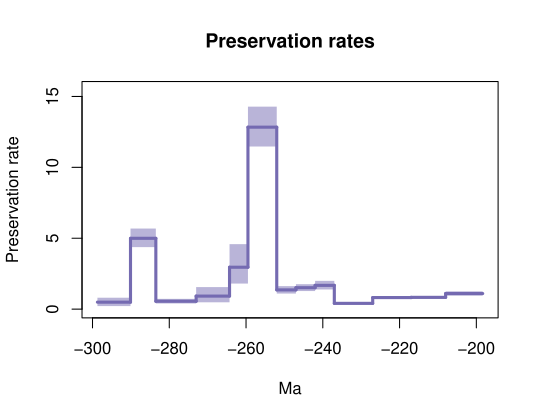

Write the R code that produced this figure.
library(scales)


#pdf(file='C:\Users\SimoesLabAdmin\Documents\BDNN_Arielli\reptilia\mcmc_no_predictors\A_mcmc_200_Iterations/reptilia_pyrate_10_A_mcmc_G_BD1-1_mcmc_RTT_Qrates.pdf',width=0.6*9, height=0.6*7)
#pdf with forward slashes
pdf(file='C:/Users/SimoesLabAdmin/Documents/BDNN_Arielli/reptilia/mcmc_no_predictors/A_mcmc_200_Iterations/reptilia_pyrate_10_A_mcmc_G_BD1-1_mcmc_RTT_Qrates.pdf',width=0.6*9, height=0.6*7)

age = c(-298.7179806915973, -290.1)
Q_mean = 0.4914704192839388
Q_hpd_m = 0.21383135328891184
Q_hpd_M = 0.8028296525384132
plot(age,age,type = 'n', ylim = c(0, 15.434177473776183), xlim = c(-298.7179806915973,-198.3418968457304), ylab = 'Preservation rate', xlab = 'Ma',main='Preservation rates' )
segments(x0=age[1], y0 = Q_mean, x1 = age[2], y1 = Q_mean, col = "#756bb1", lwd=3)
polygon( c(age, rev(age)), c(Q_hpd_m, Q_hpd_m, Q_hpd_M, Q_hpd_M), col = alpha("#756bb1",0.5), border = NA)
age = c(-290.1, -283.5)
Q_mean = 4.992603704547469
Q_hpd_m = 4.372612163687658
Q_hpd_M = 5.682841321182362
segments(x0=age[1], y0 = 0.4914704192839388, x1 = age[1], y1 = Q_mean, col = "#756bb1", lwd=3)
segments(x0=age[1], y0 = Q_mean, x1 = age[2], y1 = Q_mean, col = "#756bb1", lwd=3)
polygon( c(age, rev(age)), c(Q_hpd_m, Q_hpd_m, Q_hpd_M, Q_hpd_M), col = alpha("#756bb1",0.5), border = NA)
age = c(-283.5, -273.0)
Q_mean = 0.5537667467391612
Q_hpd_m = 0.3967935486204011
Q_hpd_M = 0.7240115608602778
segments(x0=age[1], y0 = 4.992603704547469, x1 = age[1], y1 = Q_mean, col = "#756bb1", lwd=3)
segments(x0=age[1], y0 = Q_mean, x1 = age[2], y1 = Q_mean, col = "#756bb1", lwd=3)
polygon( c(age, rev(age)), c(Q_hpd_m, Q_hpd_m, Q_hpd_M, Q_hpd_M), col = alpha("#756bb1",0.5), border = NA)
age = c(-273.0, -264.3)
Q_mean = 0.9189638180608963
Q_hpd_m = 0.48029082624937575
Q_hpd_M = 1.5535983345526385
segments(x0=age[1], y0 = 0.5537667467391612, x1 = age[1], y1 = Q_mean, col = "#756bb1", lwd=3)
segments(x0=age[1], y0 = Q_mean, x1 = age[2], y1 = Q_mean, col = "#756bb1", lwd=3)
polygon( c(age, rev(age)), c(Q_hpd_m, Q_hpd_m, Q_hpd_M, Q_hpd_M), col = alpha("#756bb1",0.5), border = NA)
age = c(-264.3, -259.5)
Q_mean = 2.9543342008885367
Q_hpd_m = 1.8018164736063746
Q_hpd_M = 4.582907636526052
segments(x0=age[1], y0 = 0.9189638180608963, x1 = age[1], y1 = Q_mean, col = "#756bb1", lwd=3)
segments(x0=age[1], y0 = Q_mean, x1 = age[2], y1 = Q_mean, col = "#756bb1", lwd=3)
polygon( c(age, rev(age)), c(Q_hpd_m, Q_hpd_m, Q_hpd_M, Q_hpd_M), col = alpha("#756bb1",0.5), border = NA)
age = c(-259.5, -252.0)
Q_mean = 12.832395723821726
Q_hpd_m = 11.469512158831545
Q_hpd_M = 14.281697834364987
segments(x0=age[1], y0 = 2.9543342008885367, x1 = age[1], y1 = Q_mean, col = "#756bb1", lwd=3)
segments(x0=age[1], y0 = Q_mean, x1 = age[2], y1 = Q_mean, col = "#756bb1", lwd=3)
polygon( c(age, rev(age)), c(Q_hpd_m, Q_hpd_m, Q_hpd_M, Q_hpd_M), col = alpha("#756bb1",0.5), border = NA)
age = c(-252.0, -247.0)
Q_mean = 1.3572548400302402
Q_hpd_m = 1.097827631009821
Q_hpd_M = 1.620807529299246
segments(x0=age[1], y0 = 12.832395723821726, x1 = age[1], y1 = Q_mean, col = "#756bb1", lwd=3)
segments(x0=age[1], y0 = Q_mean, x1 = age[2], y1 = Q_mean, col = "#756bb1", lwd=3)
polygon( c(age, rev(age)), c(Q_hpd_m, Q_hpd_m, Q_hpd_M, Q_hpd_M), col = alpha("#756bb1",0.5), border = NA)
age = c(-247.0, -242.0)
Q_mean = 1.5085391683837535
Q_hpd_m = 1.2742959355676713
Q_hpd_M = 1.758111602793556
segments(x0=age[1], y0 = 1.3572548400302402, x1 = age[1], y1 = Q_mean, col = "#756bb1", lwd=3)
segments(x0=age[1], y0 = Q_mean, x1 = age[2], y1 = Q_mean, col = "#756bb1", lwd=3)
polygon( c(age, rev(age)), c(Q_hpd_m, Q_hpd_m, Q_hpd_M, Q_hpd_M), col = alpha("#756bb1",0.5), border = NA)
age = c(-242.0, -237.0)
Q_mean = 1.6768538696634343
Q_hpd_m = 1.3847299671775362
Q_hpd_M = 1.992771092571713
segments(x0=age[1], y0 = 1.5085391683837535, x1 = age[1], y1 = Q_mean, col = "#756bb1", lwd=3)
segments(x0=age[1], y0 = Q_mean, x1 = age[2], y1 = Q_mean, col = "#756bb1", lwd=3)
polygon( c(age, rev(age)), c(Q_hpd_m, Q_hpd_m, Q_hpd_M, Q_hpd_M), col = alpha("#756bb1",0.5), border = NA)
age = c(-237.0, -227.0)
Q_mean = 0.4071806450956975
Q_hpd_m = 0.3411568797398157
Q_hpd_M = 0.4742568402266949
segments(x0=age[1], y0 = 1.6768538696634343, x1 = age[1], y1 = Q_mean, col = "#756bb1", lwd=3)
segments(x0=age[1], y0 = Q_mean, x1 = age[2], y1 = Q_mean, col = "#756bb1", lwd=3)
polygon( c(age, rev(age)), c(Q_hpd_m, Q_hpd_m, Q_hpd_M, Q_hpd_M), col = alpha("#756bb1",0.5), border = NA)
age = c(-227.0, -217.0)
Q_mean = 0.8132095719651709
Q_hpd_m = 0.7261060756572799
Q_hpd_M = 0.9034636192583836
segments(x0=age[1], y0 = 0.4071806450956975, x1 = age[1], y1 = Q_mean, col = "#756bb1", lwd=3)
segments(x0=age[1], y0 = Q_mean, x1 = age[2], y1 = Q_mean, col = "#756bb1", lwd=3)
polygon( c(age, rev(age)), c(Q_hpd_m, Q_hpd_m, Q_hpd_M, Q_hpd_M), col = alpha("#756bb1",0.5), border = NA)
age = c(-217.0, -208.0)
Q_mean = 0.8297082649769655
Q_hpd_m = 0.7358663101630556
Q_hpd_M = 0.9253385841336907
segments(x0=age[1], y0 = 0.8132095719651709, x1 = age[1], y1 = Q_mean, col = "#756bb1", lwd=3)
segments(x0=age[1], y0 = Q_mean, x1 = age[2], y1 = Q_mean, col = "#756bb1", lwd=3)
polygon( c(age, rev(age)), c(Q_hpd_m, Q_hpd_m, Q_hpd_M, Q_hpd_M), col = alpha("#756bb1",0.5), border = NA)
age = c(-208.0, -198.3418968457304)
Q_mean = 1.0974319057100628
Q_hpd_m = 0.9548850255267937
Q_hpd_M = 1.253908475416235
segments(x0=age[1], y0 = 0.8297082649769655, x1 = age[1], y1 = Q_mean, col = "#756bb1", lwd=3)
segments(x0=age[1], y0 = Q_mean, x1 = age[2], y1 = Q_mean, col = "#756bb1", lwd=3)
polygon( c(age, rev(age)), c(Q_hpd_m, Q_hpd_m, Q_hpd_M, Q_hpd_M), col = alpha("#756bb1",0.5), border = NA)
n <- dev.off()
